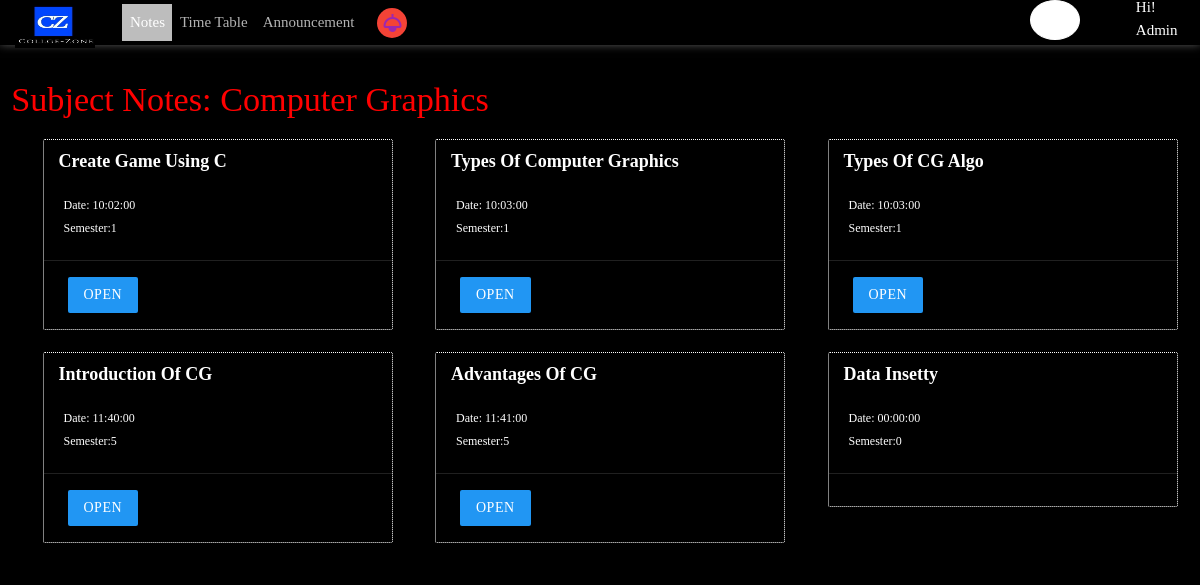
Screenshot of /college/subject_notes.php?subj=Computer Graphics (signed in) with the database file from the repository.
### tables this page shows
CREATE TABLE `register` (
  `id` int(11) NOT NULL,
  `name` text NOT NULL,
  `email` varchar(255) NOT NULL,
  `pwd` varchar(255) NOT NULL,
  `phone` varchar(10) NOT NULL,
  `dob` date NOT NULL,
  `pic` varchar(255) NOT NULL
);

CREATE TABLE `notes` (
  `id` int(11) NOT NULL,
  `subject` varchar(100) NOT NULL,
  `topic` text NOT NULL,
  `semester` int(11) NOT NULL,
  `time` time NOT NULL,
  `file` varchar(255) NOT NULL
);

### college/subject_notes.php (the view, shortened to what this page needs)
<?php
if(!isset($_GET['subj']))
{
 header("Location:signin.php");
}
else{
    $subj=$_GET['subj'];
}
?>
<!DOCTYPE html>
<html lang="en">
<head>
<?php
        $id_login=$_SESSION['login_id'];
        $response=mysqli_query($con,"select * from register where id=$id_login");
        if($response){
            while($data=mysqli_fetch_assoc($response))
            {
                $name=$data['name'];
            }
        }
?>
    <link rel="stylesheet" href="https://cdn.jsdelivr.net/npm/bootstrap@5.1.3/dist/css/bootstrap.min.css">
    <link rel="stylesheet" href="materialize.min.css">
    <link rel="stylesheet" href="main.css">
</head>
<body>
    <div id="navbar" class="navbar navbar-expand navbar-dark fixed-top ">
        <div class="collapse navbar-collapse  " id="navbarSupportedContent">
            <ul>
                <li class="logo mt-0 ">
                <img src="logo.jpg" style="margin-top:-1%;width:80px;height:100%;"alt="">
                </li>
            </ul>
            <ul class="navbar-nav  ml-4 px-4">
                <li class="nav-item px-4 ">
                    <a href="user.php" class="nav-link active">Notice</a>
                </li>
                <li class="nav-item  ">
                    <a href="notes.php" class="nav-link grey lighten-1 white-text" >Notes</a>
                </li>
                <li class="nav-item ">
                    <a href="timetable.php" class="nav-link">Time Table</a>
                </li>
                <li class="nav-item">
                    <a class="nav-link " href="user.php">Announcement</a>
                </li>
                <li class="nav-dark darktheme nav-item" onclick="darktheme(); ">
                    <i class="material-icons right purple-text mt-1 px-1 py-1 red" id="icon" style="width:30px;height:30px;border-radius:50%;" >light</i>
                </li>
            </ul>
        </div>
        <p class='username left px-4 mt-2'>Hi!<br> <?php echo ucwords($name);?></p>
    </div>
    <div class="action">
        <div class="profile" id="profile" onclick="show();">
        </div>
    </div>
<div class="row">
              <div class="material col l3 m6 s12">
                <h4>Subject Notes: <?php echo ucfirst($subj);?></h4>
                    <?php
                        $sql="select * from notes where subject='$subj'";
                        $response=mysqli_query($con,$sql);
                        if($response){
                            while($data=mysqli_fetch_assoc($response)){
                    ?>
            <div class="col s12 m6 l4 ">
                <div class="card ">
                    <div class="card-header">
                        <?php echo ucwords($data['topic']);?>
                    </div>
                    <div class="card-title ">
                        <span class="small" style='padding-left:20px;'>
                            <?php echo"Date: <b>".$data['time']."</b>"?>
                            <p style="padding-left:20px;">Semester:<?php echo $data['semester'];?></p>
                        </span>
                    </div>
                    <div class="card-action ">
                        <?php if(strlen($data['file'])!=0){
                            ?>
                            <a href="media/<?php echo $data['file'];?>" target="_blank" class="btn blue">Open</a>
                            <br>
                        <?php
                        }
                        ?>
                    </div>
                </div>
                </div>
        <?php
            }
        }
        else{
            echo "<h5>No Records Fund</h5>";
            }
            ?>
                    </div>
            </div>
</body>
</html>

### college/main.css (style rules this page uses)
* { margin: 0; padding: 0; box-sizing: border-box; font-family: "Poppins", "sans-serif"; }
html { scroll-behavior: smooth; }
body { transition: .5s; background: var(--black); color: var(--white); }
:root { --black:#000; --black1:rgba(0,0,0,.9); --black2:rgba(0,0,0,.8); --black3:rgba(0,0,0,.7); --black4:rgba(0,0,0,.6); --black5:rgba(0,0,0,.5); --black6:rgba(0,0,0,.4); --white:#fff; --white1:rgba(255,255,255,.7); --white2:rgba(255,255,255,.5); --white3:rgba(255,255,255,.7); --white4:rgba(255,255,255,.6); --white5:rgba(255,255,255,.5); --white6:rgba(255,255,255,.4); --lightgray:rgba(255,255,255, .7); --lightblack:rgba(0, 0, 0, .05); --middlegray:rgba(255,255,255, .8); --lightmiddlegray: rgba(255,255,255, .6); --gray:#555; }
.navbar { position: fixed; width: 100%; z-index: 100; height: 3rem; background-color:var(--black); box-shadow: var(--white2) 0 -2px 10px 0; transition: .7s; }
.navbar-dark .navbar-nav .nav-link { color: var(--white1); }
.navbar ul a { color: var(--black2); }
.navbar ul { list-style: none; }
.action { position: fixed; top: 0rem; right: 120px; z-index: 100; }
.action .profile { position: relative; width: 50px; height: 40px; border-radius: 50%; cursor: pointer; overflow: hidden; background: var(--white); display: visible; border: 1px solid var(--white); }
.logo img { position: absolute; left: 1rem; width: 100px; height: auto; }
.card { background: red; color:var(--white); }

### college/subject_notes.php (style rules this page uses)
h4 { margin-top:15%; color:red; }
.right { margin-top: -50px; margin-right:50px ; }
.material { margin-top:-8%; }
.small { font-size:12px; }
:root { white:black; black:white; }
.card { border: .2px dotted var(--white); margin-left:20px; background: var(--black); color:var(--white); }
.card .card-header { font-size:120%; font-weight:900; }

### rows the page displays
register: name "Admin"
notes: topic "Create Game Using C", time "10:02:00", semester "1"
notes: topic "Types Of Computer Graphics", time "10:03:00", semester "1"
notes: topic "Types Of CG Algo", time "10:03:00", semester "1"
notes: topic "Introduction Of CG", time "11:40:00", semester "5"
notes: topic "Advantages Of CG", time "11:41:00", semester "5"
notes: topic "Data Insetty", time "00:00:00", semester "0"

### other values shown
$subj "Computer Graphics"
